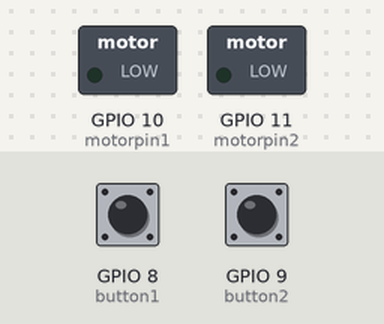
This sketch was run on a simulated ESP32. Parts: switched loads named in the sketch (green lamp = pin HIGH). The test bench sets the inputs (shaded band); at power-on: GPIO 8 (button1) HIGH, GPIO 9 (button2) HIGH. What the sketch prints to the serial monitor is not drawn.

Above: at 1.2 s.
1.3 s: GPIO 8 (button1) pulled LOW for 0.15 s
At 2.5 s:
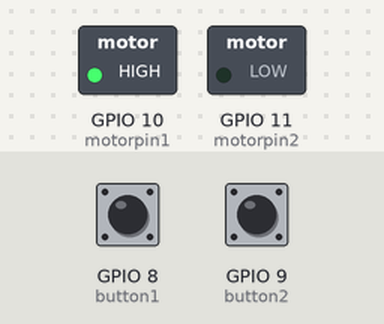
Timing chart, 0 to 4.3 s (numbered marks = the images above; inputs shaded):
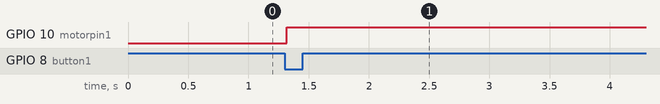

The sketch:

Stepper_Motor_Button_Control.ino
```cpp
/*Arduino project
Stepper motor controller rhino rmcs 1101
ESP32
An Arduino ESP32 board
An appropriate USB cable
Prototyping breadboard
2 buttons
2 10K ohm resistors
A stepper motor
Motor drive

Author :- Amit kumar.
*/

uint16_t DISTANCE=3200;
uint8_t StepCounter = 0;
uint8_t Stepping = false;
uint8_t button1=8;//D4 pin
uint8_t button2=9;//D5 pin
uint8_t motorpin1=10;//D18 pin
uint8_t motorpin2=11;//D19 pin


void setup() {
  Serial.println("A stepper motor pin are ready");
  pinMode(motorpin1, OUTPUT);
  pinMode(motorpin2, OUTPUT);
  digitalWrite(motorpin1, LOW);
  digitalWrite(motorpin2, LOW);

  pinMode(button1, INPUT);
  pinMode(button2, INPUT);
  Serial.begin(9600);//speed 115200 port COM7;

}

void loop() {

  steppermotor();
   Serial.println("A stepper motor function");

}

void steppermotor()
{
   if (digitalRead(button2) == LOW && Stepping == false)
  {
    digitalWrite(motorpin1, LOW);
    Stepping = true;
  }
  if (digitalRead(button1) == LOW && Stepping == false)
  {
    digitalWrite(motorpin1, HIGH);
    Stepping = true;
  }

  if (Stepping == true)
  {
    digitalWrite(motorpin2, HIGH);
    delay(1);
    digitalWrite(motorpin2, LOW);
    delay(1);

    StepCounter = StepCounter + 1;

    if (StepCounter == DISTANCE)
    {
      StepCounter = 0;
      Stepping = false;
    }
  }
 }
```

Measured:
- after the input at 1.3 s, GPIO 10 (motorpin1): LOW → HIGH at once
